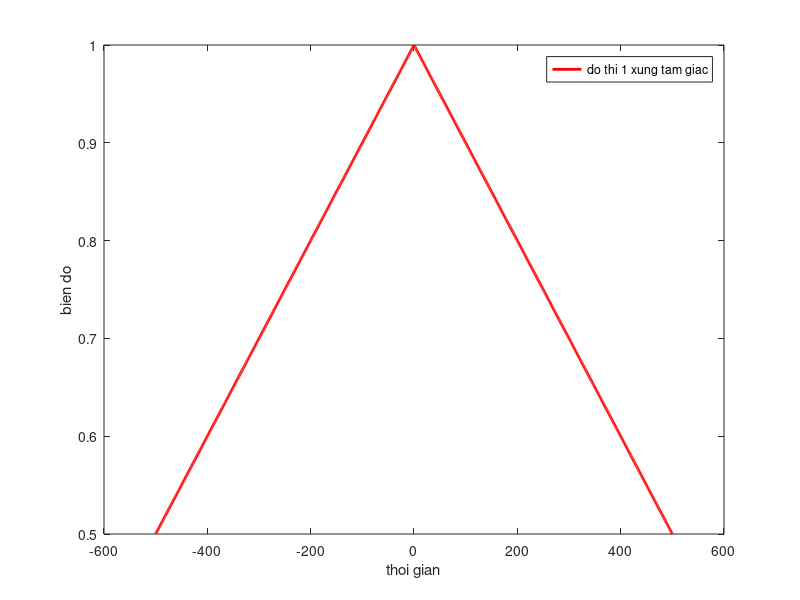

This figure's MATLAB source:

clear all;
close all;
clc;
T=1000;
t=-T/2:T/999:T/2;
A=zeros(size(t));
id1=t>=-T/2&t<=0;
A(id1)=1+t(id1)/T;
id2=t>=0&t<=T/2;
A(id2)=1-t(id2)/T;
plot(t,A,'r','LineWidth', 2);
xlabel('thoi gian');
ylabel('bien do');
legend('do thi 1 xung tam giac'); 